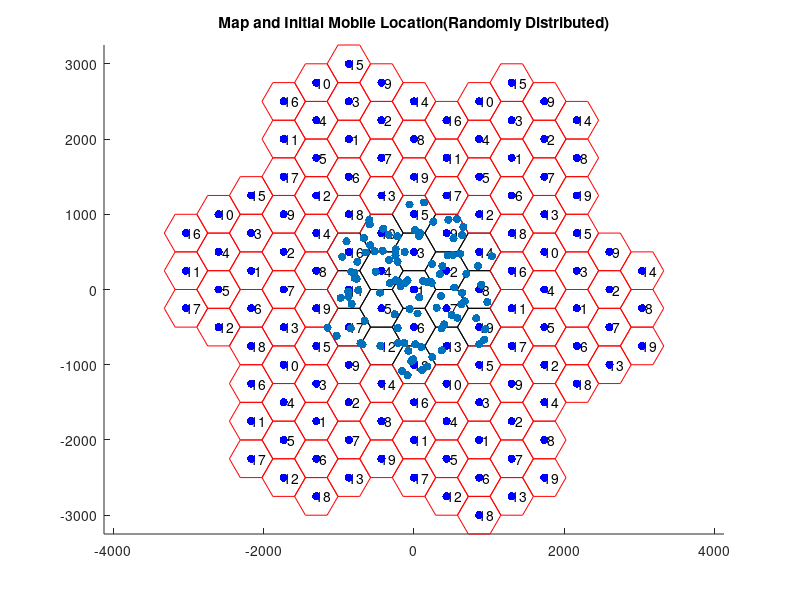

MATLAB code to generate this figure: (Note: this script raises an error after producing the figure.)
% Initialize arrays for distance and angle from center location to each cell site
numCellSites = 19;
siteDistances = zeros(1,numCellSites);
siteAngles = zeros(1,numCellSites);

isd = 500; % Inter-site distance
siteDistances(2:7) = isd;
siteAngles(2:7) = 30:60:360;

siteDistances(8:13) = 2*isd*cosd(30);
siteAngles(8:13) = 0:60:300;

siteDistances(14:19) = 2*isd;
siteAngles(14:19) = 30:60:360;

% Set center coordinates of the hexagonal cells
centerX = 0;
centerY = 0;

% Set radius of the cells
cellRadius = isd/sqrt(3);

% Initialize arrays for x and y coordinates of each cell site
xCoords = zeros(1,numCellSites*7);
yCoords = zeros(1,numCellSites*7);

% Calculate x and y coordinates
for i = 1:19
    xCoords(i) = centerX + siteDistances(i)*cosd(siteAngles(i));
    yCoords(i) = centerY + siteDistances(i)*sind(siteAngles(i));
end

% Create plot of the hexagonal cells
figure;
hold on;

% Plot original hexagonal pattern
for i = 1:19
    plot(xCoords(i)+cellRadius*cosd(0:60:360),yCoords(i)+cellRadius*sind(0:60:360),'k');
    text(xCoords(i)+100, yCoords(i), num2str(i), 'HorizontalAlignment', 'center', 'VerticalAlignment', 'middle');
    scatter(xCoords(i), yCoords(i), 'filled', 'MarkerFaceColor', 'b');
end

% Loop for duplicating the figure and placing it around the current figure
for i = 1:6
    % Calculate the x and y offsets for each duplication
    offsetX = (sqrt((15*500/(2*sqrt(3)))^2+250^2)/500)*isd*cosd(60*i-60-(atan(sqrt(3)/15)*180/pi));
    offsetY = (sqrt((15*500/(2*sqrt(3)))^2+250^2)/500)*isd*sind(60*i-60-(atan(sqrt(3)/15)*180/pi));
    
    % Plot duplicated hexagonal pattern with offsets
    for k = 1:19
        temp = 19*i+k;
        xCoords(temp) = xCoords(k)+offsetX;
        yCoords(temp) = yCoords(k)+offsetY;
        plot(xCoords(k)+offsetX+cellRadius*cosd(0:60:360),yCoords(k)+offsetY+cellRadius*sind(0:60:360),'r');
        text(xCoords(k)+offsetX+100, yCoords(k)+offsetY, num2str(k), 'HorizontalAlignment', 'center', 'VerticalAlignment', 'middle');
        scatter(xCoords(k)+offsetX, yCoords(k)+offsetY, 'filled', 'MarkerFaceColor', 'b');
    end
end


% Generate 50 random points in each hexagon
% Set the number of points to generate in each hexagon
% Generate 50 random points in each hexagon

%_____________________50 mobile in each cell case ______________%

numPointsPerHex = 100;
allPoints = [];
while size(allPoints,1)<numPointsPerHex
    % Generate a random point in the hexagon
    x = (2*rand()-1)*1200;
    y = (2*rand()-1)*1200;
    for i = 1:19
        if inpolygon(x,y,xCoords(i)+cellRadius*cosd(0:60:360),yCoords(i)+cellRadius*sind(0:60:360))
            allPoints = [allPoints; x y];
        % Add point to the list if it's inside the hexagon
        end
    end
end   
title('Map and Initial Mobile Location(Randomly Distributed)')
scatter(allPoints(:,1),allPoints(:,2),'filled','r');
distance = [];


%_____________________50 mobile in each cell case ______________%

%distances = sqrt(sum((mobile_device_positions - central_bs_location).^2, 2));

axis equal;

%________________UPGRADED_CODE_ABOVE_______________%
%______________________SETUP_______________________%


BW = 10e6; % Channel bandwidth (Hz)
P_b = 33; % Power of base station (dBm)
P_m = 23; % Power of mobile device (dBm)
Gt = 14; % Transmitter antenna gain (dB)
Gr = 14; % Receiver antenna gain (dB)
ht_b = 50+1.5; % Height of base station (m)
ht_m = 1.5; % Height of mobile device (m)
T = 27+273.15; % Temperature (K)
k = 1.38e-23; % Boltzmann constant (J/K)
N=k*T*BW; %noise
P_b_W = (10^((P_b-30)/10));
P_m_W = (10^((P_m-30)/10));
Gt_W = 10^(Gt/10);
Gr_W = 10^(Gr/10);

%distance is a 100x133 matrix, 
for i = 1:100
    for j = 1:133
        dx = allPoints(i, 1) - xCoords(j);
        dy = allPoints(i, 2) - yCoords(j);
        distance(i, j) = sqrt(dx^2 + dy^2);
    end
end
gd = ((ht_b*ht_m)^2)./distance.^2; %also 100x133(100mobilephone, 133Basestation)
Pr_W = gd.*P_m_W*Gt_W*Gr_W; %also 100x133(100mobilephone, 133Basestation)

%______calculate interference --> add up all others except targeted_____%
Interference = zeros(size(Pr_W)); % Initialize Interference to zeros
for i = 1:size(Pr_W,1) % Iterate over rows
    for j = 1:size(Pr_W,2) % Iterate over columns
        % Compute the sum of all elements in the ith row of Pr except for the jth column
        Interference(i,j) = sum(Pr_W(i,[1:j-1,j+1:end]));
    end
end
%_________Interference_Calculated__________%

SINR = Pr_W./(Interference+N);
SINR_dB = 10*log10(SINR);

%gd = ((ht_b*ht_m)^2)/d^

%Two Ray Ground Model --> g(d) = (ht*hr)^2 / d^4

% Define the parameters of the random walk mobility model
minDirection = 0;
maxDirection = 2*pi;
minSpeed = 1;
maxSpeed = 15; %velocity between [minSpeed, maxSpeed]
minT = 1; %mobile device moves t seconds
maxT = 6; 
totalTime = 900; %total sim time = 900 seconds
allPoints; % Initial locations

%move direction from [0,2pi] 
%______________Variables_Above___________%
currentTime = 0;
currentLocation = allPoints;
currentCell = [];
currentCell_pos = [];
for i = 1:100
    currentCell = [currentCell; checkCell(SINR_dB(i,:))];
end
%for i = 1:100
%    currentCell_pos = [currentCell_pos; checkCell_POS(allPoints(i,1),allPoints(i,2))];
%end

handoffEvents = [];
handoff_amount = 0;
newCell = [];
while currentTime < totalTime
    % Choose direction uniformly between [0, 2*pi]
    direction = [];
    velocity = [];
    travelTime = [];
    deltaX = [];
    deltaY = [];
    %parameters for position
    travelTime = [travelTime; minT + rand * (maxT - minT)];
    for i = 1:100
        direction = [direction; rand() * 2 * pi];
        velocity = [velocity;minSpeed + rand * (maxSpeed - minSpeed)]; 
        
        deltaX(i,1) = velocity(i,1) * cos(direction(i,1)) * travelTime;
        deltaY(i,1) = velocity(i,1) * sin(direction(i,1)) * travelTime;
    end 
    %update location
    currentLocation = currentLocation + [deltaX deltaY];
    %update distance from updated location
    for i = 1:100
        for j = 1:133
            dx = currentLocation(i, 1) - xCoords(j);
            dy = currentLocation(i, 2) - yCoords(j);
            distance(i, j) = sqrt(dx^2 + dy^2);
        end
    end
    %updated SINR
    gd = ((ht_b*ht_m)^2)./distance.^2; %also 100x133(100mobilephone, 133Basestation)
    Pr_W = gd.*P_m_W*Gt_W*Gr_W; %also 100x133(100mobilephone, 133Basestation)
    
    %______calculate interference --> add up all others except targeted_____%
    Interference = zeros(size(Pr_W)); % Initialize Interference to zeros
    for i = 1:size(Pr_W,1) % Iterate over rows
        for j = 1:size(Pr_W,2) % Iterate over columns
            % Compute the sum of all elements in the ith row of Pr except for the jth column
            Interference(i,j) = sum(Pr_W(i,[1:j-1,j+1:end]));
        end
    end
    %_________Interference_Calculated__________%
    SINR = Pr_W./(Interference+N);
    SINR_dB = 10*log10(SINR);
    for i = 1:100
        newCell(i,:) = checkCell(SINR_dB(i,:));
        if newCell(i,:) ~= currentCell(i,:)
           handoff_amount = handoff_amount+1;
            % Record handoff event with current time, cell source, and cell destination
            handoffEvents = [handoffEvents; currentTime, currentCell(i,:), newCell(i,:)];
            % Display current location
            disp([num2str(handoff_amount),') ','Time: ', num2str(currentTime), ', Location: (', num2str(currentLocation(1)), ', ', num2str(currentLocation(2)), ')', ', Source_Cell: ',num2str(currentCell(i,:)),', Dest_Cell: ',num2str(newCell(i,:))]);
            % Update current cell
            currentCell(i,:) = newCell(i,:); 
        end
    end
    % Update current time
    currentTime = currentTime + travelTime;
    
end

disp(['Number of Handoff: ', num2str(size(handoffEvents,1))]);


function corresCellID = checkCell(vec)
    [~, corresCellID] = max(vec);
    temporary = corresCellID;
    mapping = mod(temporary-1, 19) + 1;
    if mapping == 19
        mapping = 1;
    end
    corresCellID = mapping;
end


%{
% Write a function that check the corresponding cell <--- Location_base
function corresCellID = checkCell_POS(x,y)
    numCellSites = 19*7;
    siteDistances = zeros(1,numCellSites);%19 column of 0s
    siteAngles = zeros(1,numCellSites); %19 column of 0s 
    isd = 500; % Inter-site distance
    siteDistances(2:7) = isd; %distance from 2-7 is 500
    siteAngles(2:7) = 30:60:360;
    siteDistances(8:13) = 2*isd*cosd(30);
    siteAngles(8:13) = 0:60:300;
    siteDistances(14:19) = 2*isd;
    siteAngles(14:19) = 30:60:360;
    centerX = 0;
    centerY = 0;
    cellRadius = isd/sqrt(3);
    xCoords = zeros(1,numCellSites);
    yCoords = zeros(1,numCellSites);
    for i = 1:19
        xCoords(i) = centerX + siteDistances(i)*cosd(siteAngles(i));
        yCoords(i) = centerY + siteDistances(i)*sind(siteAngles(i));
    end

    for i = 1:6
    % Calculate the x and y offsets for each duplication
        offsetX = (sqrt((15*500/(2*sqrt(3)))^2+250^2)/500)*isd*cosd(60*i-60-(atan(sqrt(3)/15)*180/pi));
        offsetY = (sqrt((15*500/(2*sqrt(3)))^2+250^2)/500)*isd*sind(60*i-60-(atan(sqrt(3)/15)*180/pi));
        for k = 1:19
            temp = 19*i+k;
            xCoords(temp) = xCoords(k)+offsetX;
            yCoords(temp) = yCoords(k)+offsetY;
        end
    end
    corresCellID = 100;
    for i = 1:19
    % Generate random points in each hexagon
        if inpolygon(x,y,xCoords(i)+cellRadius*cosd(0:60:360),yCoords(i)+cellRadius*sind(0:60:360))
            corresCellID = i;
        end
    end
    if corresCellID == 100
        %disp(['Out of 19-cell boundary, reaching outside one, Location: (', num2str(x), ', ' ,num2str(y), ')']);
        for i = 1:6
            for k = 1:19
                temp = 19*i+k;
                if inpolygon(x,y,xCoords(temp)+cellRadius*cosd(0:60:360),yCoords(temp)+cellRadius*sind(0:60:360))
                    corresCellID = k;
                end  
            end
        end
    end

end
%}







